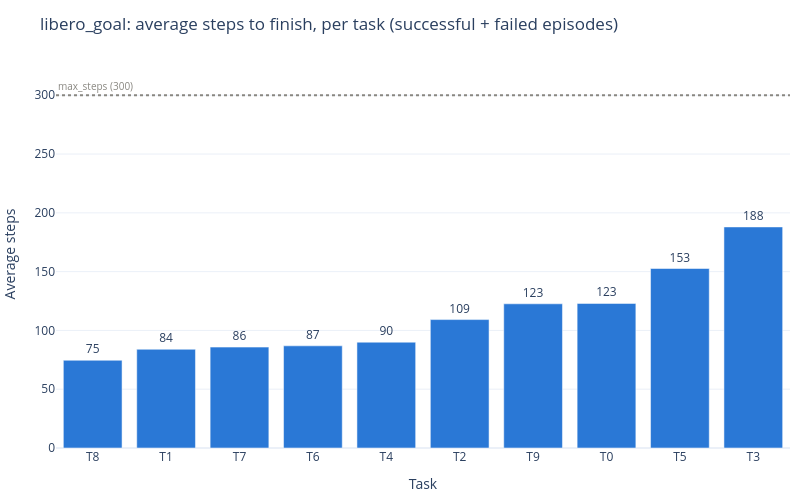

Notebook code cell kept with this figure:
### Markdown cell above
**Takeaway:** most tasks (5/10) have zero failures at all. Where failures happen, they're concentrated, `T2` alone accounts for 5 of the 11 total failures in this suite.

## 3. Average steps per task (raw count)

How many steps it actually takes to finish each task on average, in plain step counts. (A normalized, cross-suite-comparable version of this appears in the effort-vs-reliability chart below.)

### Code cell
steps_df = nlp.sort_values("avg_steps")

fig = go.Figure()
fig.add_bar(
    x=steps_df["task_short"], y=steps_df["avg_steps"],
    marker_color="#2a78d6",
    customdata=steps_df[["instruction"]],
    text=steps_df["avg_steps"].round(0).astype(int).astype(str), textposition="outside",
    hovertemplate="%{x}: %{customdata[0]}<br>Avg steps: %{y:.0f}<extra></extra>",
)
fig.add_hline(y=300, line_dash="dot", line_color="#898781",
              annotation_text="max_steps (300)", annotation_position="top left",
              annotation_font_size=10, annotation_font_color="#898781")
fig.update_layout(
    title="libero_goal: average steps to finish, per task (successful + failed episodes)",
    xaxis_title="Task", yaxis_title="Average steps", yaxis_range=[0, 330],
    template="plotly_white", height=500, width=800, margin=dict(l=10, r=10, t=60, b=40),
)
fig.show()

### Figure 1 — Plotly figure (JSON) as saved in the notebook; plotly's stock layout.template omitted (floating-point values rounded to 4 significant figures)
{"data": [{"customdata": [["Put the bowl on the plate"], ["Put the bowl on the stove"], ["Turn on the stove"], ["Put the cream cheese on the bowl"], ["Put the bowl on the top of the drawer"], ["Put the wine bottle on the top of the drawer"], ["Put the wine bottle on the rack"], ["Open the middle layer of the drawer"], ["Push the plate to the front of the stove"], ["Open the top layer of the drawer and put the bowl inside"]], "hovertemplate": "%{x}: %{customdata[0]}<br>Avg steps: %{y:.0f}<extra></extra>", "marker": {"color": "#2a78d6"}, "text": ["75", "84", "86", "87", "90", "109", "123", "123", "153", "188"], "textposition": "outside", "type": "bar", "x": ["T8", "T1", "T7", "T6", "T4", "T2", "T9", "T0", "T5", "T3"], "y": [74.62, 83.96, 85.8, 86.9, 90.0, 109.2, 122.6, 123.0, 152.7, 188.0]}], "layout": {"annotations": [{"font": {"color": "#898781", "size": 10}, "showarrow": false, "text": "max_steps (300)", "x": 0, "xanchor": "left", "xref": "x domain", "y": 300, "yanchor": "bottom", "yref": "y"}], "height": 500, "margin": {"b": 40, "l": 10, "r": 10, "t": 60}, "shapes": [{"line": {"color": "#898781", "dash": "dot"}, "type": "line", "x0": 0, "x1": 1, "xref": "x domain", "y0": 300, "y1": 300, "yref": "y"}], "title": {"text": "libero_goal: average steps to finish, per task (successful + failed episodes)"}, "width": 800, "xaxis": {"title": {"text": "Task"}}, "yaxis": {"range": [0, 330], "title": {"text": "Average steps"}}}}
